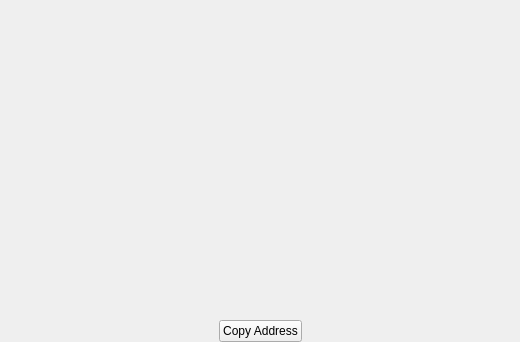
<?xml version="1.0" encoding="UTF-8"?>
<ui version="4.0">
 <class>ReceiveTokenPage</class>
 <widget class="QWidget" name="ReceiveTokenPage">
  <property name="enabled">
   <bool>true</bool>
  </property>
  <property name="geometry">
   <rect>
    <x>0</x>
    <y>0</y>
    <width>520</width>
    <height>342</height>
   </rect>
  </property>
  <property name="windowTitle">
   <string>Form</string>
  </property>
  <layout class="QVBoxLayout" name="verticalLayout">
   <property name="leftMargin">
    <number>40</number>
   </property>
   <property name="rightMargin">
    <number>40</number>
   </property>
   <property name="bottomMargin">
    <number>0</number>
   </property>
   <item>
    <layout class="QHBoxLayout" name="horizontalLayout_2">
     <item>
      <widget class="QLabel" name="lblQRCode">
       <property name="minimumSize">
        <size>
         <width>200</width>
         <height>220</height>
        </size>
       </property>
       <property name="maximumSize">
        <size>
         <width>200</width>
         <height>220</height>
        </size>
       </property>
       <property name="text">
        <string/>
       </property>
       <property name="alignment">
        <set>Qt::AlignCenter</set>
       </property>
      </widget>
     </item>
    </layout>
   </item>
   <item>
    <spacer name="verticalSpacer">
     <property name="orientation">
      <enum>Qt::Vertical</enum>
     </property>
     <property name="sizeType">
      <enum>QSizePolicy::Expanding</enum>
     </property>
     <property name="sizeHint" stdset="0">
      <size>
       <width>20</width>
       <height>10</height>
      </size>
     </property>
    </spacer>
   </item>
   <item>
    <layout class="QHBoxLayout" name="horizontalLayout">
     <item>
      <spacer name="horizontalSpacer">
       <property name="orientation">
        <enum>Qt::Horizontal</enum>
       </property>
       <property name="sizeHint" stdset="0">
        <size>
         <width>40</width>
         <height>20</height>
        </size>
       </property>
      </spacer>
     </item>
     <item>
      <widget class="QPushButton" name="copyAddressButton">
       <property name="text">
        <string>Copy Address</string>
       </property>
      </widget>
     </item>
     <item>
      <spacer name="horizontalSpacer_2">
       <property name="orientation">
        <enum>Qt::Horizontal</enum>
       </property>
       <property name="sizeHint" stdset="0">
        <size>
         <width>40</width>
         <height>20</height>
        </size>
       </property>
      </spacer>
     </item>
    </layout>
   </item>
  </layout>
 </widget>
 <resources/>
 <connections/>
</ui>
